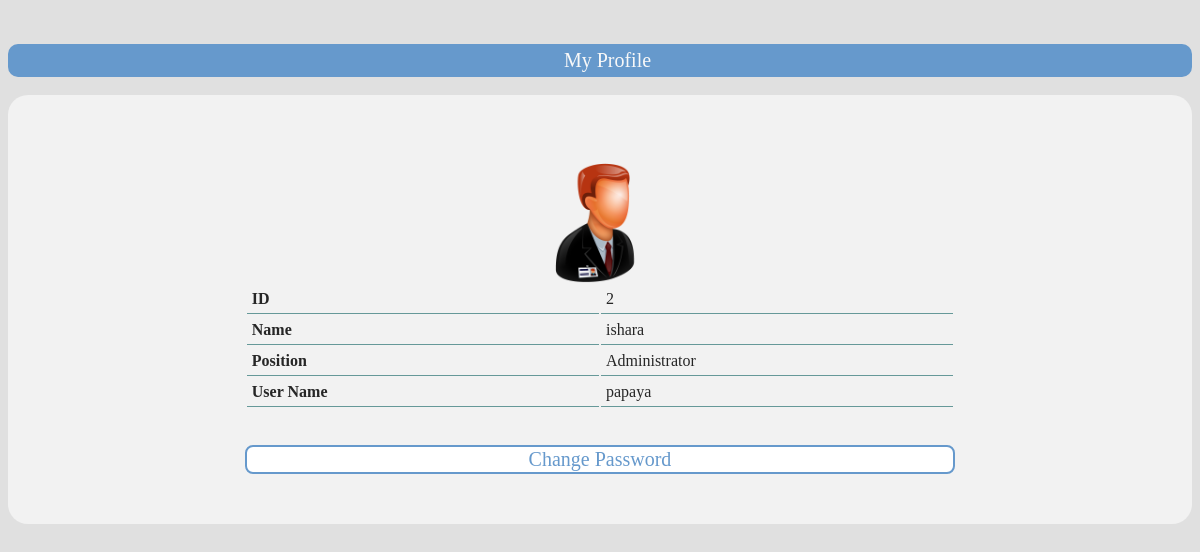
Screenshot of /StockKeeper/profile.php (signed in) with the database file from the repository.
### tables this page shows
CREATE TABLE `user` (
  `Id` int(11) NOT NULL,
  `Name` varchar(255) NOT NULL,
  `UserName` varchar(255) NOT NULL,
  `Password` varchar(255) NOT NULL,
  `Type` varchar(255) NOT NULL
);

### StockKeeper/profile.php (the view, shortened to what this page needs)
<?php
echo '<html lang="en">
  <head>
    <title>View Employees</title>
    <meta charset="utf-8">
    <link rel="stylesheet" href="../css/main.css">
  </head>
  <body bgcolor="#e0e0e0">
<center>
        <br>
<br>
<div class="h2div" > My Profile</div>
<br>
<div class="div">
<br>
';
    $id=$_SESSION ['userIdInTable'];
    $query="select * from user where Id = $id";
    $result=mysql_query($query);
    if ($result) {
            echo '<table class="table1 normaltable">';
            while ($data = mysql_fetch_array($result)) {
                $id = $data['Id'];
                $name = $data['Name'];
                $uname = $data['UserName'];
                $type = $data['Type'];
                echo '<img  src="../Images/StockKeeperImages/sk.png" width="120px" height="120px" margin="10px"> ';
                echo '<tr><td width=150px><strong>ID </td></strong> '.'<td width=150px>'.$id.'</td></tr>';
                echo '<tr><td><strong>Name  </td> </strong>'.'<td>'.$name.'</td></tr>';
                echo '<tr><td><strong>Position </td></strong> '.'<td>'.$type.'</td></tr>';
                echo '<tr><td><strong>User Name </td></strong>    '.'<td>'.$uname.'</td></tr>';
                break;
            }
            echo '</table>';
            echo '<br><br>';
            echo '
                <a href="../sources/change_password.php" target="abc"><input type="submit" class="bttnnew" value="Change Password" name="changepw"></input></a>
            ';
        }
echo '<br>
</div>
<br>
</center>
  </body>
</html>';
?>

### css/main.css (style rules this page uses)
.div { border-radius: 20px; background-color: #f2f2f2; padding-bottom: 50px; padding-top: 50px; }
.table1 { border-radius: 10px; width: 60% }
.bttnnew { border-radius: 8px; background-color: white; color: #6699cc; font-family: Georgia; font-size: 20px; border: 2px solid #6699cc; width: 60%; }
.h2div { background-color: #6699cc; color: #F8F8F8; font-family: Georgia; font-size: 20px; vertical-align: center; padding-left: 15px; padding-top: 5px; padding-bottom: 5px; border-radius: 10px; }
.normaltable td { vertical-align: bottom; padding: 5px; text-align: 15px; height: 10px; border-bottom: 1px solid #669999; color: #262626 }

### rows the page displays
user: Id "2", Name "ishara", Type "Administrator", UserName "papaya"
